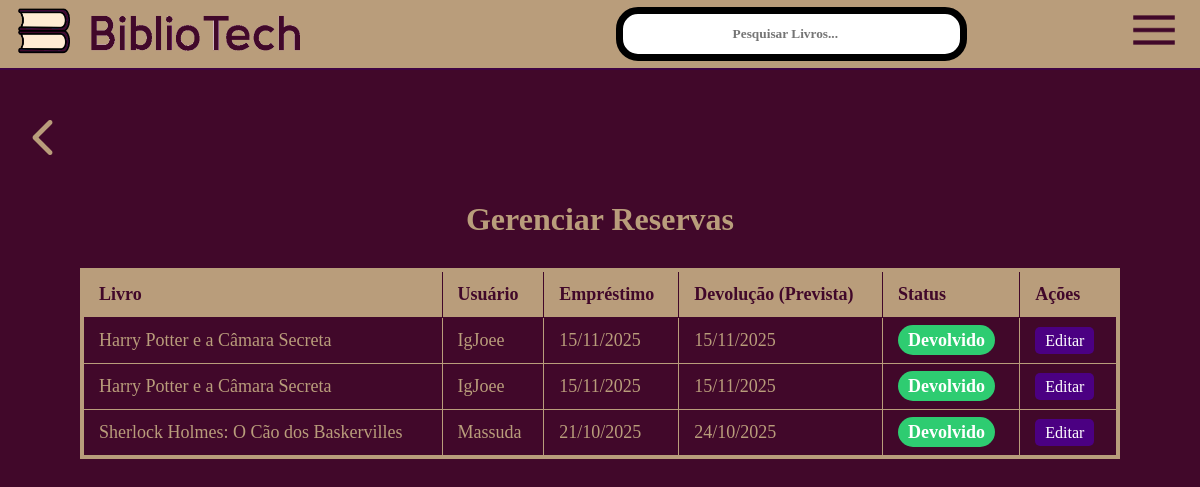
/gerenciar-reservas/ (signed in), run on the app's committed database.
### core/models.py (models this page shows, shortened)
class Reserva(models.Model):
    STATUS_CHOICES = [
        ('ativa', 'Ativa'),
        ('devolvido', 'Devolvido'),
        ('atrasado', 'Atrasado'),
    ]
    livro = models.ForeignKey(Livro, on_delete=models.CASCADE)
    usuario = models.ForeignKey(settings.AUTH_USER_MODEL, on_delete=models.CASCADE)
    data_emprestimo = models.DateField(auto_now_add=True)
    data_devolucao = models.DateField()
    status = models.CharField(max_length=20, choices=STATUS_CHOICES, default='ativa')
    data_devolucao_efetiva = models.DateField(null=True, blank=True)
    observacoes = models.TextField(blank=True, null=True)

class Livro(models.Model):
    titulo = models.CharField(max_length=200)
    autor = models.CharField(max_length=200)
    editora = models.CharField(max_length=100)
    categorias = models.ManyToManyField(Categoria, blank=True)
    capa = models.ImageField(upload_to='capas_livros/', default='capas_livros/default.png')
    rating = models.DecimalField(max_digits=3, decimal_places=2, default=5.0)
    data_limite_dias = models.IntegerField(default=15)
    quantidade = models.PositiveIntegerField(default=1)

### usuarios/models.py (models this page shows, shortened)
class UsuarioCustomizado(AbstractUser):
    escolha_genero = [
        ('M', 'Masculino'),
        ('F', 'Feminino'),
        ('O', 'Outro'),
        ('N', 'Prefiro não informar'),
    ]
    telefone = models.CharField(max_length=15, blank=True, null=True)
    foto_perfil = models.ImageField(upload_to='profile_pics/', blank=True, null=True, default='profile_pics/default_profile.png')
    genero = models.CharField(max_length=1, choices=escolha_genero, blank=True, null=True)

### core/views.py (the view)
# urls.py: path('gerenciar-reservas/', views.reservas_adm_view, name='reservas_adm'),
@user_passes_test(is_admin)
def reservas_adm_view(request):
    reservas = Reserva.objects.all().order_by('-data_emprestimo')
    return render(request, 'core/reservas_adm.html', {'reservas': reservas})

### core/views.py (called while the page is built)
def is_admin(user):
    return user.is_staff

### core/templates/core/reservas_adm.html (shortened to what this page needs)
{% extends 'core/base.html' %}
{% load static %}
{% block content %}
<div class="container-pagina-reservas">
    <div class="page-header">
        <h1>Gerenciar Reservas</h1>
    </div>
    <div class="container-admin">
        <table class="tabela-admin">
            <thead>
                <tr>
                    <th>Livro</th>
                    <th>Usuário</th>
                    <th>Empréstimo</th>
                    <th>Devolução (Prevista)</th>
                    <th>Status</th>
                    <th>Ações</th>
                </tr>
            </thead>
            <tbody>
                {% for reserva in reservas %}
                <tr>
                    <td>{{ reserva.livro.titulo }}</td>
                    <td>{{ reserva.usuario.username }}</td>
                    <td>{{ reserva.data_emprestimo|date:"d/m/Y" }}</td>
                    <td>{{ reserva.data_devolucao|date:"d/m/Y" }}</td>
                    <td><span class="status-tag status-{{ reserva.status }}">{{ reserva.get_status_display }}</span></td>
                    <td>
                        <a href="{% url 'editar_reserva_adm' reserva.id %}" class="btn-edit-pequeno">Editar</a>
                    </td>
                </tr>
                {% empty %}
                <tr>
                    <td colspan="6">Nenhuma reserva encontrada.</td>
                </tr>
                {% endfor %}
            </tbody>
        </table>
    </div>
</div>
{% endblock %}

### static/css/style.css (style rules this page uses)
:root { --bg-color: #41082a; --text-color: #b99d7b; --primary-color: #5c0361; --button-bg: #4B0082; --header-bg: #2a2a2a; --container-bg: #b99d7b; --border-header: #3f0443; --border-button: #000000; --shadow-button: #6c6c6c; --secondary-color: #b99d7b; --font-pixel: 'Century Gothic', bold; }
html, body { margin: 0; padding: 0; height: 100%; }
body { background-color: var(--bg-color); color: var(--text-color); font-family: var(--font-pixel); font-size: 24px; margin: 0; padding-top: 70px; }
a { color: var(--text-color); }
.tabela-admin { border: 7px solid var(--shadow-button); border-radius: 22px; }
.page-header { display: flex; align-items: center; gap: 15px; margin-bottom: 20px; padding: 0 10px; }
.page-header h1 { margin: 0; font-size: 32px; }
.page-header { display: flex; justify-content: space-between; align-items: center; margin-bottom: 30px; }
.page-header h1 { font-size: 32px; margin: 0; flex-grow: 1; text-align: center; }
.container-admin { overflow-x: auto; }
.tabela-admin { width: 100%; border: 4px solid var(--secondary-color); border-collapse: collapse; font-size: 18px; }
.tabela-admin th { padding: 12px 15px; border: 1px solid var(--bg-color); color: var(--bg-color); background-color: var(--secondary-color); text-align: left; }
.tabela-admin td { padding: 12px 15px; border: 1px solid var(--secondary-color); text-align: left; }
.tabela-admin thead { background-color: var(--bg-color); }
.status-tag { padding: 5px 10px; border-radius: 15px; font-weight: bold; color: #fff; }
.status-tag.status-devolvido { background-color: #2ecc71; }
.btn-edit-pequeno { background-color: var(--button-bg); color: #fff; padding: 5px 10px; border-radius: 5px; text-decoration: none; font-size: 16px; }

### data on the page
Reserva: livro.titulo "Harry Potter e a Câmara Secreta", usuario.username "IgJoee", data_emprestimo "15/11/2025", data_devolucao "15/11/2025", status "Devolvido"
Reserva: livro.titulo "Harry Potter e a Câmara Secreta", usuario.username "IgJoee", data_emprestimo "15/11/2025", data_devolucao "15/11/2025", status "Devolvido"
Reserva: livro.titulo "Sherlock Holmes: O Cão dos Baskervilles", usuario.username "Massuda", data_emprestimo "21/10/2025", data_devolucao "24/10/2025", status "Devolvido"
